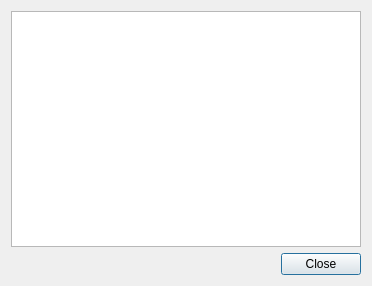
<?xml version="1.0" encoding="UTF-8"?>
<ui version="4.0">
 <class>Dialog</class>
 <widget class="QDialog" name="Dialog">
  <property name="geometry">
   <rect>
    <x>0</x>
    <y>0</y>
    <width>372</width>
    <height>286</height>
   </rect>
  </property>
  <property name="windowTitle">
   <string>Dialog</string>
  </property>
  <layout class="QVBoxLayout" name="verticalLayout">
   <item>
    <widget class="QTextBrowser" name="browserText"/>
   </item>
   <item>
    <widget class="QDialogButtonBox" name="buttonBox">
     <property name="orientation">
      <enum>Qt::Horizontal</enum>
     </property>
     <property name="standardButtons">
      <set>QDialogButtonBox::Close</set>
     </property>
    </widget>
   </item>
  </layout>
 </widget>
 <resources/>
 <connections>
  <connection>
   <sender>buttonBox</sender>
   <signal>accepted()</signal>
   <receiver>Dialog</receiver>
   <slot>accept()</slot>
   <hints>
    <hint type="sourcelabel">
     <x>248</x>
     <y>254</y>
    </hint>
    <hint type="destinationlabel">
     <x>157</x>
     <y>274</y>
    </hint>
   </hints>
  </connection>
  <connection>
   <sender>buttonBox</sender>
   <signal>rejected()</signal>
   <receiver>Dialog</receiver>
   <slot>reject()</slot>
   <hints>
    <hint type="sourcelabel">
     <x>316</x>
     <y>260</y>
    </hint>
    <hint type="destinationlabel">
     <x>286</x>
     <y>274</y>
    </hint>
   </hints>
  </connection>
 </connections>
</ui>
